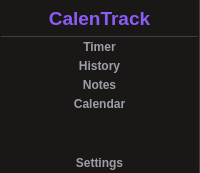
       <widget class="QFrame" name="aside_frame">
        <property name="sizePolicy">
         <sizepolicy hsizetype="Fixed" vsizetype="Preferred">
          <horstretch>0</horstretch>
          <verstretch>0</verstretch>
         </sizepolicy>
        </property>
        <property name="minimumSize">
         <size>
          <width>100</width>
          <height>0</height>
         </size>
        </property>
        <property name="styleSheet">
         <string notr="true">background-color: #1a1817;
border-right: 1px solid #3e3e42;
padding: 1px;</string>
        </property>
        <layout class="QVBoxLayout" name="aside">
         <property name="spacing">
          <number>0</number>
         </property>
         <property name="leftMargin">
          <number>0</number>
         </property>
         <property name="topMargin">
          <number>0</number>
         </property>
         <property name="rightMargin">
          <number>0</number>
         </property>
         <property name="bottomMargin">
          <number>0</number>
         </property>
         <item>
          <widget class="QLabel" name="app_title_label">
           <property name="minimumSize">
            <size>
             <width>0</width>
             <height>36</height>
            </size>
           </property>
           <property name="font">
            <font>
             <pointsize>-1</pointsize>
             <weight>75</weight>
             <bold>true</bold>
            </font>
           </property>
           <property name="styleSheet">
            <string notr="true">color: #8B5CF6;
border: none;
font-size: 19px;
font-weight: 600;
border-bottom: 1px solid #3e3e42;</string>
           </property>
           <property name="text">
            <string>CalenTrack</string>
           </property>
           <property name="alignment">
            <set>Qt::AlignCenter</set>
           </property>
           <property name="margin">
            <number>0</number>
           </property>
          </widget>
         </item>
         <item>
          <widget class="QToolButton" name="stopwatch_btn">
           <property name="sizePolicy">
            <sizepolicy hsizetype="Expanding" vsizetype="Fixed">
             <horstretch>0</horstretch>
             <verstretch>0</verstretch>
            </sizepolicy>
           </property>
           <property name="minimumSize">
            <size>
             <width>93</width>
             <height>14</height>
            </size>
           </property>
           <property name="styleSheet">
            <string notr="true">QToolButton {
	color: #9E9EA7;
	border: none;
	font-size: 12px;
	font-weight: 700;
}
QToolButton:hover {
    background-color: #252525;
}</string>
           </property>
           <property name="text">
            <string>Timer</string>
           </property>
           <property name="icon">
            <iconset>
             <normaloff>resources/stopwatch-icon.png</normaloff>resources/stopwatch-icon.png</iconset>
           </property>
           <property name="iconSize">
            <size>
             <width>18</width>
             <height>18</height>
            </size>
           </property>
           <property name="toolButtonStyle">
            <enum>Qt::ToolButtonTextUnderIcon</enum>
           </property>
           <property name="autoRaise">
            <bool>false</bool>
           </property>
          </widget>
         </item>
         <item>
          <widget class="QToolButton" name="history_btn">
           <property name="sizePolicy">
            <sizepolicy hsizetype="Expanding" vsizetype="Fixed">
             <horstretch>0</horstretch>
             <verstretch>0</verstretch>
            </sizepolicy>
           </property>
           <property name="minimumSize">
            <size>
             <width>93</width>
             <height>14</height>
            </size>
           </property>
           <property name="styleSheet">
            <string notr="true">QToolButton {
	color: #9E9EA7;
	border: none;
	font-size: 12px;
	font-weight: 700;
}
QToolButton:hover {
    background-color: #252525;
}</string>
           </property>
           <property name="text">
            <string>History</string>
           </property>
           <property name="icon">
            <iconset>
             <normaloff>resources/history-icon.svg</normaloff>resources/history-icon.svg</iconset>
           </property>
           <property name="iconSize">
            <size>
             <width>17</width>
             <height>17</height>
            </size>
           </property>
           <property name="toolButtonStyle">
            <enum>Qt::ToolButtonTextUnderIcon</enum>
           </property>
          </widget>
         </item>
         <item>
          <widget class="QToolButton" name="notes_btn">
           <property name="sizePolicy">
            <sizepolicy hsizetype="Expanding" vsizetype="Fixed">
             <horstretch>0</horstretch>
             <verstretch>0</verstretch>
            </sizepolicy>
           </property>
           <property name="minimumSize">
            <size>
             <width>93</width>
             <height>14</height>
            </size>
           </property>
           <property name="styleSheet">
            <string notr="true">QToolButton {
	color: #9E9EA7;
	border: none;
	font-size: 12px;
	font-weight: 700;
}
QToolButton:hover {
    background-color: #252525;
}</string>
           </property>
           <property name="text">
            <string>Notes</string>
           </property>
           <property name="icon">
            <iconset>
             <normaloff>resources/note-icon.png</normaloff>resources/note-icon.png</iconset>
           </property>
           <property name="iconSize">
            <size>
             <width>18</width>
             <height>18</height>
            </size>
           </property>
           <property name="toolButtonStyle">
            <enum>Qt::ToolButtonTextUnderIcon</enum>
           </property>
          </widget>
         </item>
         <item>
          <widget class="QToolButton" name="calendar_btn">
           <property name="sizePolicy">
            <sizepolicy hsizetype="Expanding" vsizetype="Fixed">
             <horstretch>0</horstretch>
             <verstretch>0</verstretch>
            </sizepolicy>
           </property>
           <property name="minimumSize">
            <size>
             <width>93</width>
             <height>14</height>
            </size>
           </property>
           <property name="styleSheet">
            <string notr="true">QToolButton {
	color: #9E9EA7;
	border: none;
	font-size: 12px;
	font-weight: 700;
}
QToolButton:hover {
    background-color: #252525;
}</string>
           </property>
           <property name="text">
            <string>Calendar</string>
           </property>
           <property name="icon">
            <iconset>
             <normaloff>resources/calendar-icon.png</normaloff>resources/calendar-icon.png</iconset>
           </property>
           <property name="iconSize">
            <size>
             <width>18</width>
             <height>18</height>
            </size>
           </property>
           <property name="toolButtonStyle">
            <enum>Qt::ToolButtonTextUnderIcon</enum>
           </property>
          </widget>
         </item>
         <item>
          <spacer name="aside_spacer">
           <property name="orientation">
            <enum>Qt::Vertical</enum>
           </property>
           <property name="sizeHint" stdset="0">
            <size>
             <width>20</width>
             <height>40</height>
            </size>
           </property>
          </spacer>
         </item>
         <item>
          <widget class="QToolButton" name="settings_btn">
           <property name="sizePolicy">
            <sizepolicy hsizetype="Expanding" vsizetype="Fixed">
             <horstretch>0</horstretch>
             <verstretch>0</verstretch>
            </sizepolicy>
           </property>
           <property name="minimumSize">
            <size>
             <width>93</width>
             <height>14</height>
            </size>
           </property>
           <property name="styleSheet">
            <string notr="true">QToolButton {
	color: #9E9EA7;
	border: none;
	font-size: 12px;
	font-weight: 700;
}
QToolButton:hover {
    background-color: #252525;
}</string>
           </property>
           <property name="text">
            <string>Settings</string>
           </property>
           <property name="icon">
            <iconset>
             <normaloff>resources/settings-icons.png</normaloff>resources/settings-icons.png</iconset>
           </property>
           <property name="iconSize">
            <size>
             <width>20</width>
             <height>20</height>
            </size>
           </property>
           <property name="toolButtonStyle">
            <enum>Qt::ToolButtonTextUnderIcon</enum>
           </property>
          </widget>
         </item>
        </layout>
       </widget>
